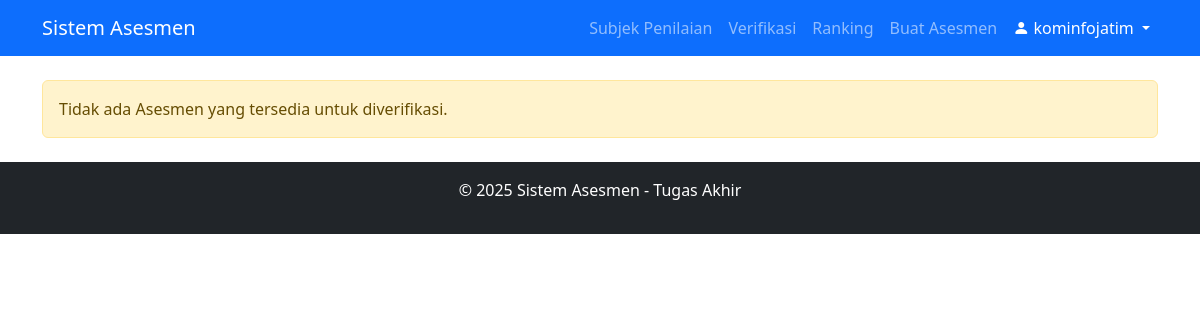
Before: /views/tim_penilai/verify_assessment.php?asesmen_kode=AUDIT-678B58BED30CD&score_session_id=1737185533 (signed in) with the older database file.
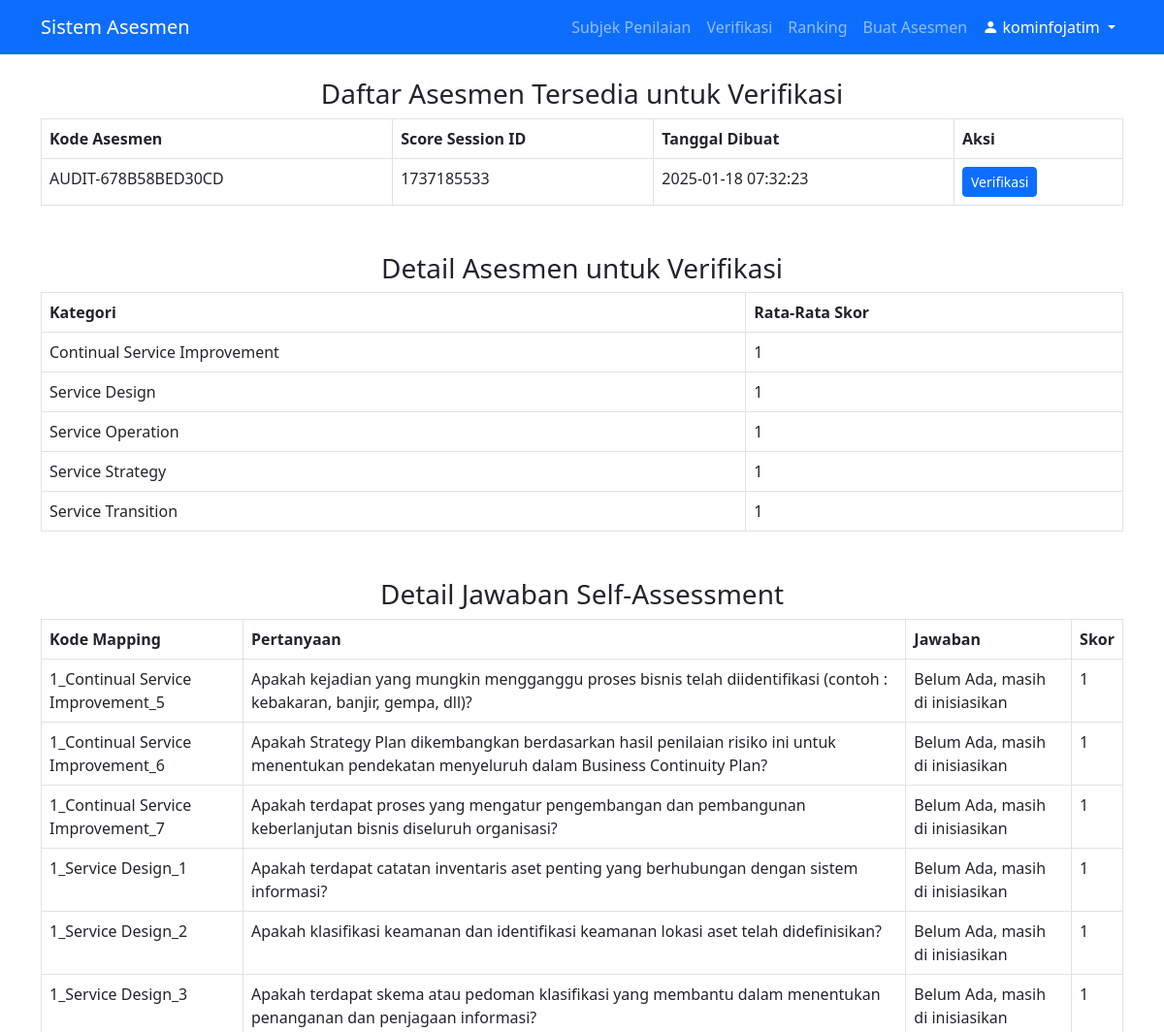
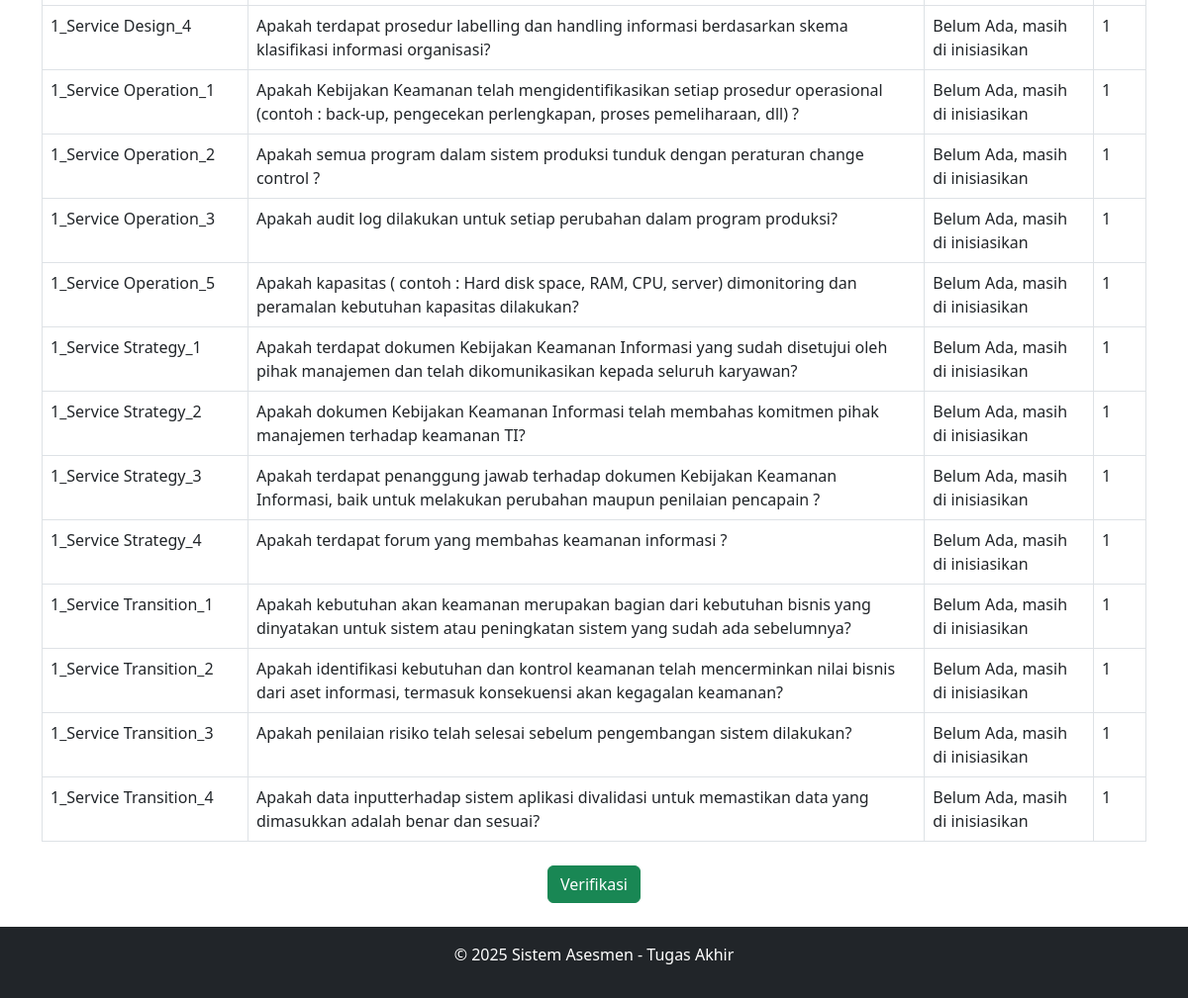
After: the same page with the newer database file (2 pictures, top to bottom).
### tables this page shows
CREATE TABLE `asesmen_jawaban` (
  `id` int(11) NOT NULL,
  `user_id` int(11) NOT NULL,
  `question_id` int(11) NOT NULL,
  `asesmen_kode` varchar(50) DEFAULT NULL,
  `jawaban` text,
  `skor` int(11) DEFAULT NULL,
  `status` enum('draft','submitted') DEFAULT 'draft',
  `created_at` timestamp NOT NULL DEFAULT CURRENT_TIMESTAMP,
  `source` varchar(50) DEFAULT NULL,
  `periode_audit` year(4) NOT NULL,
  `score_session_id` int(11) DEFAULT NULL
);

CREATE TABLE `asesmen_pertanyaan` (
  `id` int(11) NOT NULL,
  `kode_mapping` varchar(255) NOT NULL,
  `asesmen_periode` int(11) DEFAULT NULL,
  `pertanyaan` text NOT NULL,
  `created_at` timestamp NOT NULL DEFAULT CURRENT_TIMESTAMP,
  `source` varchar(255) DEFAULT NULL
);

### views/tim_penilai/verify_assessment.php (the view, shortened to what this page needs)
<?php
include '../../includes/db.php';
include '../../includes/header.php';
$asesmen_kode = isset($_GET['asesmen_kode']) ? $conn->real_escape_string($_GET['asesmen_kode']) : null;
$score_session_id = isset($_GET['score_session_id']) ? (int)$_GET['score_session_id'] : null;
$available_assessments = $conn->query("
    SELECT DISTINCT asesmen_kode, score_session_id, created_at
    FROM asesmen_hasil
    WHERE verification_code IS NULL
    ORDER BY created_at DESC
");
if (!$available_assessments || $available_assessments->num_rows === 0) {
    echo "<div class='alert alert-warning'>Tidak ada Asesmen yang tersedia untuk diverifikasi.</div>";
    include '../../includes/footer.php';
    exit;
}
$results_query = null;
if ($asesmen_kode && $score_session_id) {
    $results_query = $conn->query("
        SELECT DISTINCT category, AVG(average_score) AS average_score
        FROM asesmen_hasil
        WHERE asesmen_kode = '$asesmen_kode' AND score_session_id = $score_session_id
        GROUP BY category
    ");
}
$details_query = null;
if ($asesmen_kode && $score_session_id) {
    $details_query = $conn->query("
        SELECT q.kode_mapping, q.pertanyaan, a.jawaban, a.skor
        FROM asesmen_jawaban a
        JOIN asesmen_pertanyaan q ON a.question_id = q.id
        WHERE a.asesmen_kode = '$asesmen_kode' AND a.score_session_id = $score_session_id
    ");
}
?>
<h3 class="text-center">Daftar Asesmen Tersedia untuk Verifikasi</h3>
<table class="table table-bordered">
    <thead>
        <tr>
            <th>Kode Asesmen</th>
            <th>Score Session ID</th>
            <th>Tanggal Dibuat</th>
            <th>Aksi</th>
        </tr>
    </thead>
    <tbody>
        <?php while ($row = $available_assessments->fetch_assoc()): ?>
            <tr>
                <td><?php echo htmlspecialchars($row['asesmen_kode']); ?></td>
                <td><?php echo htmlspecialchars($row['score_session_id']); ?></td>
                <td><?php echo htmlspecialchars($row['created_at']); ?></td>
                <td>
                    <a href="verify_assessment.php?asesmen_kode=<?php echo urlencode($row['asesmen_kode']); ?>&score_session_id=<?php echo urlencode($row['score_session_id']); ?>"
                       class="btn btn-primary btn-sm">
                        Verifikasi
                    </a>
                </td>
            </tr>
        <?php endwhile; ?>
    </tbody>
</table>
<?php if ($asesmen_kode && $score_session_id): ?>
    <h3 class="text-center mt-5">Detail Asesmen untuk Verifikasi</h3>
    <?php if ($results_query && $results_query->num_rows > 0): ?>
        <table class="table table-bordered">
            <thead>
                <tr>
                    <th>Kategori</th>
                    <th>Rata-Rata Skor</th>
                </tr>
            </thead>
            <tbody>
                <?php while ($row = $results_query->fetch_assoc()): ?>
                    <tr>
                        <td><?php echo htmlspecialchars($row['category']); ?></td>
                        <td><?php echo htmlspecialchars(round($row['average_score'], 2)); ?></td>
                    </tr>
                <?php endwhile; ?>
            </tbody>
        </table>
    <?php else: ?>
        <div class="alert alert-warning">Tidak ada hasil rata-rata untuk kode asesmen dan sesi skor ini.</div>
    <?php endif; ?>
    <?php if ($details_query && $details_query->num_rows > 0): ?>
        <h3 class="text-center mt-5">Detail Jawaban Self-Assessment</h3>
        <table class="table table-bordered">
            <thead>
                <tr>
                    <th>Kode Mapping</th>
                    <th>Pertanyaan</th>
                    <th>Jawaban</th>
                    <th>Skor</th>
                </tr>
            </thead>
            <tbody>
                <?php while ($row = $details_query->fetch_assoc()): ?>
                    <tr>
                        <td><?php echo htmlspecialchars($row['kode_mapping']); ?></td>
                        <td><?php echo htmlspecialchars($row['pertanyaan']); ?></td>
                        <td><?php echo htmlspecialchars($row['jawaban']); ?></td>
                        <td><?php echo htmlspecialchars($row['skor']); ?></td>
                    </tr>
                <?php endwhile; ?>
            </tbody>
        </table>
        <div class="text-center mt-4">
            <form method="POST" action="">
                <button type="submit" name="verify" class="btn btn-success">Verifikasi</button>
            </form>
        </div>
    <?php endif; ?>
<?php endif; ?>
<?php include '../../includes/footer.php'; ?>

Changed rows visible on the page:
added asesmen_jawaban: asesmen_pertanyaan.kode_mapping "1_Continual Service Improvement_5", asesmen_pertanyaan.pertanyaan "Apakah kejadian yang mungkin mengganggu proses bisnis telah diidentifikasi (contoh : kebakaran, banjir, gempa, dll)?", jawaban "Belum Ada, masih di inisiasikan", skor "1"
added asesmen_jawaban: asesmen_pertanyaan.kode_mapping "1_Continual Service Improvement_6", asesmen_pertanyaan.pertanyaan "Apakah Strategy Plan dikembangkan berdasarkan hasil penilaian risiko ini untuk menentukan pendekatan menyeluruh dalam Business Continuity Plan?", jawaban "Belum Ada, masih di inisiasikan", skor "1"
added asesmen_jawaban: asesmen_pertanyaan.kode_mapping "1_Continual Service Improvement_7", asesmen_pertanyaan.pertanyaan "Apakah terdapat proses yang mengatur pengembangan dan pembangunan keberlanjutan bisnis diseluruh organisasi?", jawaban "Belum Ada, masih di inisiasikan", skor "1"
added asesmen_jawaban: asesmen_pertanyaan.kode_mapping "1_Service Design_1", asesmen_pertanyaan.pertanyaan "Apakah terdapat catatan inventaris aset penting yang berhubungan dengan sistem informasi?", jawaban "Belum Ada, masih di inisiasikan", skor "1"
added asesmen_jawaban: asesmen_pertanyaan.kode_mapping "1_Service Design_2", asesmen_pertanyaan.pertanyaan "Apakah klasifikasi keamanan dan identifikasi keamanan lokasi aset telah didefinisikan?", jawaban "Belum Ada, masih di inisiasikan", skor "1"
added asesmen_jawaban: asesmen_pertanyaan.kode_mapping "1_Service Design_3", asesmen_pertanyaan.pertanyaan "Apakah terdapat skema atau pedoman klasifikasi yang membantu dalam menentukan penanganan dan penjagaan informasi?", jawaban "Belum Ada, masih di inisiasikan", skor "1"
added asesmen_jawaban: asesmen_pertanyaan.kode_mapping "1_Service Design_4", asesmen_pertanyaan.pertanyaan "Apakah terdapat prosedur labelling dan handling informasi berdasarkan skema klasifikasi informasi organisasi?", jawaban "Belum Ada, masih di inisiasikan", skor "1"
added asesmen_jawaban: asesmen_pertanyaan.kode_mapping "1_Service Operation_1", asesmen_pertanyaan.pertanyaan "Apakah Kebijakan Keamanan telah mengidentifikasikan setiap prosedur operasional (contoh : back-up, pengecekan perlengkapan, proses pemeliharaan, dll) ?", jawaban "Belum Ada, masih di inisiasikan", skor "1"
added asesmen_jawaban: asesmen_pertanyaan.kode_mapping "1_Service Operation_2", asesmen_pertanyaan.pertanyaan "Apakah semua program dalam sistem produksi tunduk dengan peraturan change control ?", jawaban "Belum Ada, masih di inisiasikan", skor "1"
added asesmen_jawaban: asesmen_pertanyaan.kode_mapping "1_Service Operation_3", asesmen_pertanyaan.pertanyaan "Apakah audit log dilakukan untuk setiap perubahan dalam program produksi?", jawaban "Belum Ada, masih di inisiasikan", skor "1"
added asesmen_jawaban: asesmen_pertanyaan.kode_mapping "1_Service Operation_5", asesmen_pertanyaan.pertanyaan "Apakah kapasitas ( contoh : Hard disk space, RAM, CPU, server) dimonitoring dan peramalan kebutuhan kapasitas dilakukan?", jawaban "Belum Ada, masih di inisiasikan", skor "1"
added asesmen_jawaban: asesmen_pertanyaan.kode_mapping "1_Service Strategy_1", asesmen_pertanyaan.pertanyaan "Apakah terdapat dokumen Kebijakan Keamanan Informasi yang sudah disetujui oleh pihak manajemen dan telah dikomunikasikan kepada seluruh karyawan?", jawaban "Belum Ada, masih di inisiasikan", skor "1"
added asesmen_jawaban: asesmen_pertanyaan.kode_mapping "1_Service Strategy_2", asesmen_pertanyaan.pertanyaan "Apakah dokumen Kebijakan Keamanan Informasi telah membahas komitmen pihak manajemen terhadap keamanan TI?", jawaban "Belum Ada, masih di inisiasikan", skor "1"
added asesmen_jawaban: asesmen_pertanyaan.kode_mapping "1_Service Strategy_3", asesmen_pertanyaan.pertanyaan "Apakah terdapat penanggung jawab terhadap dokumen Kebijakan Keamanan Informasi, baik untuk melakukan perubahan maupun penilaian pencapain ?", jawaban "Belum Ada, masih di inisiasikan", skor "1"
added asesmen_jawaban: asesmen_pertanyaan.kode_mapping "1_Service Strategy_4", asesmen_pertanyaan.pertanyaan "Apakah terdapat forum yang membahas keamanan informasi ?", jawaban "Belum Ada, masih di inisiasikan", skor "1"
added asesmen_jawaban: asesmen_pertanyaan.kode_mapping "1_Service Transition_1", asesmen_pertanyaan.pertanyaan "Apakah kebutuhan akan keamanan merupakan bagian dari kebutuhan bisnis yang dinyatakan untuk sistem atau peningkatan sistem yang sudah ada sebelumnya?", jawaban "Belum Ada, masih di inisiasikan", skor "1"
added asesmen_jawaban: asesmen_pertanyaan.kode_mapping "1_Service Transition_2", asesmen_pertanyaan.pertanyaan "Apakah identifikasi kebutuhan dan kontrol keamanan telah mencerminkan nilai bisnis dari aset informasi, termasuk konsekuensi akan kegagalan keamanan?", jawaban "Belum Ada, masih di inisiasikan", skor "1"
added asesmen_jawaban: asesmen_pertanyaan.kode_mapping "1_Service Transition_3", asesmen_pertanyaan.pertanyaan "Apakah penilaian risiko telah selesai sebelum pengembangan sistem dilakukan?", jawaban "Belum Ada, masih di inisiasikan", skor "1"
added asesmen_jawaban: asesmen_pertanyaan.kode_mapping "1_Service Transition_4", asesmen_pertanyaan.pertanyaan "Apakah data inputterhadap sistem aplikasi divalidasi untuk memastikan data yang dimasukkan adalah benar dan sesuai?", jawaban "Belum Ada, masih di inisiasikan", skor "1"
Other visible differences:
text no longer shown: "Tidak ada Asesmen yang tersedia untuk diverifikasi."
text now shown: "Daftar Asesmen Tersedia untuk Verifikasi Kode Asesmen Score Session ID Tanggal Dibuat Aksi Detail Asesmen untuk Verifikasi Kategori Rata-Rata Skor Detail Jawaban Self-Assessment Kode Mapping Pertanyaan Jawaban Skor Verifikasi"
new list line: "AUDIT-678B58BED30CD 1737185533 2025-01-18 07:32:23 Verifikasi"
new list line: "Continual Service Improvement 1"
new list line: "Service Design 1"
new list line: "Service Operation 1"
new list line: "Service Strategy 1"
new list line: "Service Transition 1"
